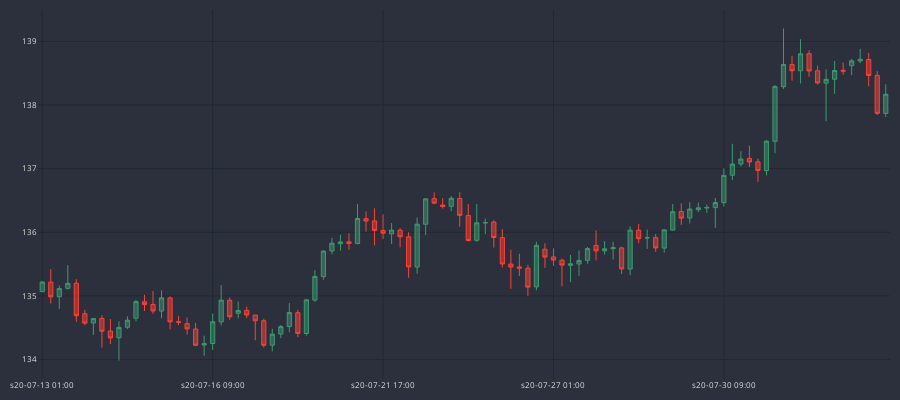

Notebook source saved alongside this figure:
### Code cell
fig = go.Figure()
fig.add_trace(go.Candlestick(
    x = df_plot.sTime,
    open = df_plot.mid_o,
    high = df_plot.mid_h,
    low = df_plot.mid_l,
    close = df_plot.mid_c,
    line = dict(width = 1), opacity=1
))
fig.update_yaxes(
    gridcolor = "#1f292f"
)
fig.update_xaxes(
    gridcolor = "#1f292f",
    rangeslider=dict(visible=False),
    nticks = 5
)
fig.update_layout(
    width = 900,
    height = 400,
    margin  = dict(l=10,r=10,b=10,t=10),
    paper_bgcolor = "#2c303c",
    plot_bgcolor = "#2c303c",
    font = dict(size=8,color="#e1e1e1")
)
fig.show()
